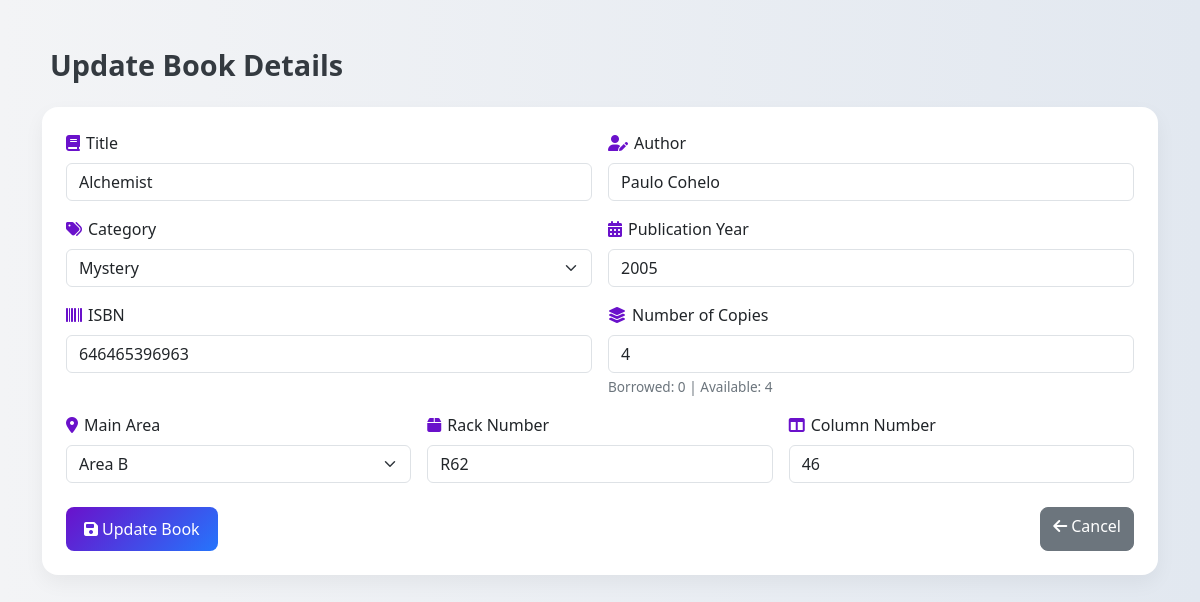
The app's page /update_book/4 (signed in) with its own data.
### tables this page shows
CREATE TABLE books (
            id INTEGER PRIMARY KEY AUTOINCREMENT,
            title TEXT NOT NULL,
            author TEXT NOT NULL,
            category TEXT NOT NULL,
            publication_year INTEGER,
            isbn TEXT UNIQUE NOT NULL,
            added_by TEXT,
            main_area TEXT,
            rack_no TEXT,
            column_no TEXT,
            total_copies INTEGER DEFAULT 1,
            available_copies INTEGER DEFAULT 1
        );

### app.py (the view, shortened to what this page needs)
@app.route("/update_book/<int:book_id>", methods=["GET", "POST"])
def update_book_route(book_id):
    if "user_id" not in session or session.get("role") not in ["admin", "librarian"]:
        flash("Access Denied!", "danger")
        return redirect(url_for("home"))
    with get_db_connection() as conn:
        book = conn.execute("""
            SELECT b.*,
                   COUNT(bc.copy_id) as total_copies,
                   SUM(CASE WHEN bc.status = 'Available' THEN 1 ELSE 0 END) as available_copies
            FROM books b
            LEFT JOIN book_copies bc ON b.id = bc.book_id
            WHERE b.id = ?
            GROUP BY b.id
        """, (book_id,)).fetchone()
    if not book:
        flash("Book not found!", "danger")
        return redirect(url_for("admin_dashboard"))
    return render_template("update_book.html", book=book)

### app.py (called while the page is built)
def get_db_connection():
    conn = sqlite3.connect(DATABASE)
    conn.row_factory = sqlite3.Row
    return conn

### templates/update_book.html (shortened to what this page needs)
<!DOCTYPE html>
<html lang="en">
<head>
  <link rel="stylesheet" href="https://cdn.jsdelivr.net/npm/bootstrap@5.3.0/dist/css/bootstrap.min.css"/>
  <link rel="stylesheet" href="https://cdnjs.cloudflare.com/ajax/libs/font-awesome/6.4.0/css/all.min.css" />
</head>
<body class="container py-5">
  <h2 class="page-title mb-4">Update Book Details</h2>
  <div class="card p-4">
    <form method="POST">
      <div class="row g-3">
        <div class="col-md-6">
          <label for="title" class="form-label icon-label"><i class="fas fa-book"></i>Title</label>
          <input type="text" id="title" name="title" class="form-control" value="{{ book.title }}" required>
        </div>
        <div class="col-md-6">
          <label for="author" class="form-label icon-label"><i class="fas fa-user-pen"></i>Author</label>
          <input type="text" id="author" name="author" class="form-control" value="{{ book.author }}" required>
        </div>
        <div class="col-md-6">
          <label for="category" class="form-label icon-label"><i class="fas fa-tags"></i>Category</label>
          <select id="category" name="category" class="form-select" required>
            {% for option in ["Fiction", "Non-Fiction", "Science", "History", "Biography", "Children", "Mystery", "Fantasy", "Romance", "Others"] %}
              <option value="{{ option }}" {% if book.category == option %}selected{% endif %}>{{ option }}</option>
            {% endfor %}
          </select>
        </div>
        <div class="col-md-6">
          <label for="publication_year" class="form-label icon-label"><i class="fas fa-calendar-alt"></i>Publication Year</label>
          <input type="number" id="publication_year" name="publication_year" class="form-control" value="{{ book.publication_year }}" required>
        </div>
        <div class="col-md-6">
          <label for="isbn" class="form-label icon-label"><i class="fas fa-barcode"></i>ISBN</label>
          <input type="text" id="isbn" name="isbn" class="form-control" value="{{ book.isbn }}" required>
        </div>
        <div class="col-md-6">
          <label for="num_copies" class="form-label icon-label"><i class="fas fa-layer-group"></i>Number of Copies</label>
          <input type="number" id="num_copies" name="num_copies" class="form-control" min="1" value="{{ book.total_copies }}" required>
          <div class="form-text">
            Borrowed: {{ book.total_copies - book.available_copies }} | Available: {{ book.available_copies }}
          </div>
        </div>
        <div class="col-md-4">
          <label for="main_area" class="form-label icon-label"><i class="fas fa-location-dot"></i>Main Area</label>
          <select id="main_area" name="main_area" class="form-select" required>
            {% for area in ["Area A", "Area B", "Area C", "Area D", "Area E"] %}
              <option value="{{ area }}" {% if book.main_area == area %}selected{% endif %}>{{ area }}</option>
            {% endfor %}
          </select>
        </div>
        <div class="col-md-4">
          <label for="rack_no" class="form-label icon-label"><i class="fas fa-box"></i>Rack Number</label>
          <input type="text" id="rack_no" name="rack_no" class="form-control" value="{{ book.rack_no }}" required>
        </div>
        <div class="col-md-4">
          <label for="column_no" class="form-label icon-label"><i class="fas fa-columns"></i>Column Number</label>
          <input type="text" id="column_no" name="column_no" class="form-control" value="{{ book.column_no }}" required>
        </div>
      </div>
      <div class="d-flex justify-content-between mt-4">
        <button type="submit" class="btn btn-primary">
          <i class="fas fa-save me-1"></i>Update Book
        </button>
        {% if session.get('role') == 'admin' %}
          <a href="{{ url_for('admin_dashboard') }}" class="btn btn-secondary"><i class="fas fa-arrow-left me-1"></i>Cancel</a>
        {% elif session.get('role') == 'librarian' %}
          <a href="{{ url_for('librarian_dashboard') }}" class="btn btn-secondary"><i class="fas fa-arrow-left me-1"></i>Cancel</a>
        {% else %}
          <a href="{{ url_for('home') }}" class="btn btn-secondary"><i class="fas fa-arrow-left me-1"></i>Cancel</a>
        {% endif %}
      </div>
    </form>
  </div>
</body>
</html>

### templates/update_book.html (style rules this page uses)
body { background: linear-gradient(to right, #f3f4f6, #e2e8f0); font-family: 'Segoe UI', sans-serif; }
.form-label { font-weight: 500; }
.card { border: none; border-radius: 16px; box-shadow: 0 8px 20px rgba(0, 0, 0, 0.05); background-color: #fff; transition: all 0.3s ease; }
.btn-primary { background: linear-gradient(135deg, #6a11cb, #2575fc); border: none; padding: 10px 18px; font-weight: 500; border-radius: 8px; transition: background 0.3s ease; }
.btn-secondary { border-radius: 8px; }
.page-title { font-size: 1.8rem; font-weight: bold; color: #343a40; }
.form-text { font-size: 0.85rem; color: #6c757d; }
.icon-label i { margin-right: 6px; color: #6a11cb; }

### records on screen
books: title "Alchemist", author "Paulo Cohelo", category "Mystery", publication_year "2005", isbn "646465396963", main_area "Area B", rack_no "R62", column_no "46"

### other values on screen
{{ book.total_copies - book.available_copies }} "0"
{{ book.available_copies }} "4"
